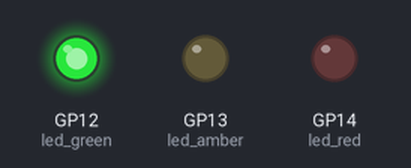
Simulated run of this program. Board: Raspberry Pi Pico running MicroPython. Parts: output pins drawn as LEDs (lit = HIGH).

Above: at 2.5 s.
At 5.2 s:
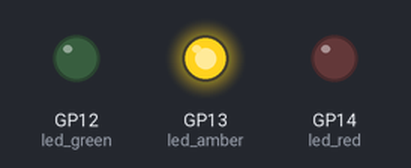
At 6.7 s:
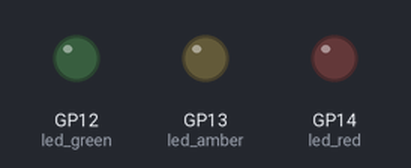
At 10.5 s:
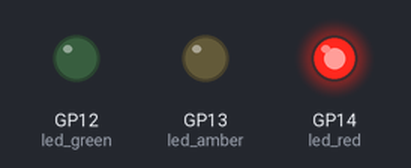
Timing chart, 0 to 16.9 s (numbered marks = the images above):
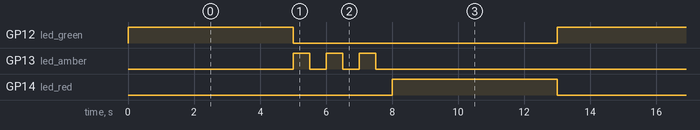

Measured:
- by itself, GP12 (led_green), GP14 (led_red): alternates HIGH for 5.0 s and LOW for 8.0 s
- by itself, GP13 (led_amber): repeats every 13.0 s: 2 × (LOW 0.50 s, HIGH 0.50 s), LOW 10.5 s, HIGH 0.50 s
- by itself, everything shown: repeats every 13.0 s, in 8 steps

The program:

Traffic_Light.py
```python
'''
 * Keyestudio 37 in 1 Starter Kit for Raspberry Pi Pico
 * lesson 2
 * Traffic_Light
 * http://www.keyestudio.com
'''
import machine
import time

led_red = machine.Pin(14, machine.Pin.OUT)
led_amber = machine.Pin(13, machine.Pin.OUT)
led_green = machine.Pin(12, machine.Pin.OUT)

while True:
    led_green.value(1) # 绿灯亮5秒
    time.sleep(5)# 5秒后
    led_green.value(0)# 绿灯熄灭
    for i in range(3):#黄灯闪烁3次
        led_amber.value(1)
        time.sleep(0.5)
        led_amber.value(0)
        time.sleep(0.5)
    led_red.value(1) # 红灯亮5秒
    time.sleep(5)
    led_red.value(0)
```
